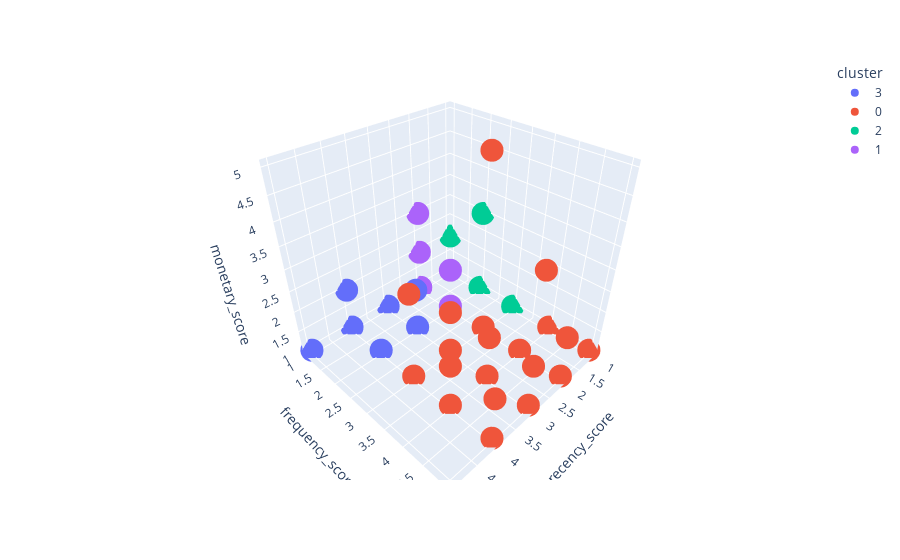

Here is the notebook cell this chart was saved with:
### Code cell
fig = px.scatter_3d(df_cluster, x='recency_score', y='frequency_score', z='monetary_score',
                    color='cluster')
fig.show()

### Figure 1 — Plotly figure (JSON) as saved in the notebook; plotly's stock layout.template omitted (floating-point values rounded to 4 significant figures; data arrays with more than 128 entries replaced by an {"elided": "..."} marker saying what was removed)
{"data": [{"hoverlabel": {"namelength": 0}, "hovertemplate": "cluster=3<br>recency_score=%{x}<br>frequency_score=%{y}<br>monetary_score=%{z}", "legendgroup": "3", "marker": {"color": "#636efa", "symbol": "circle"}, "mode": "markers", "name": "3", "scene": "scene", "showlegend": true, "type": "scatter3d", "x": {"elided": "251 int values"}, "y": {"elided": "251 int values"}, "z": {"elided": "251 int values"}}, {"hoverlabel": {"namelength": 0}, "hovertemplate": "cluster=0<br>recency_score=%{x}<br>frequency_score=%{y}<br>monetary_score=%{z}", "legendgroup": "0", "marker": {"color": "#EF553B", "symbol": "circle"}, "mode": "markers", "name": "0", "scene": "scene", "showlegend": true, "type": "scatter3d", "x": {"elided": "151 int values"}, "y": {"elided": "151 int values"}, "z": {"elided": "151 int values"}}, {"hoverlabel": {"namelength": 0}, "hovertemplate": "cluster=2<br>recency_score=%{x}<br>frequency_score=%{y}<br>monetary_score=%{z}", "legendgroup": "2", "marker": {"color": "#00cc96", "symbol": "circle"}, "mode": "markers", "name": "2", "scene": "scene", "showlegend": true, "type": "scatter3d", "x": {"elided": "1098 int values"}, "y": {"elided": "1098 int values"}, "z": {"elided": "1098 int values"}}, {"hoverlabel": {"namelength": 0}, "hovertemplate": "cluster=1<br>recency_score=%{x}<br>frequency_score=%{y}<br>monetary_score=%{z}", "legendgroup": "1", "marker": {"color": "#ab63fa", "symbol": "circle"}, "mode": "markers", "name": "1", "scene": "scene", "showlegend": true, "type": "scatter3d", "x": {"elided": "268 int values"}, "y": {"elided": "268 int values"}, "z": {"elided": "268 int values"}}], "layout": {"legend": {"title": {"text": "cluster"}, "tracegroupgap": 0}, "margin": {"t": 60}, "scene": {"domain": {"x": [0, 1], "y": [0, 1]}, "xaxis": {"title": {"text": "recency_score"}}, "yaxis": {"title": {"text": "frequency_score"}}, "zaxis": {"title": {"text": "monetary_score"}}}}}
